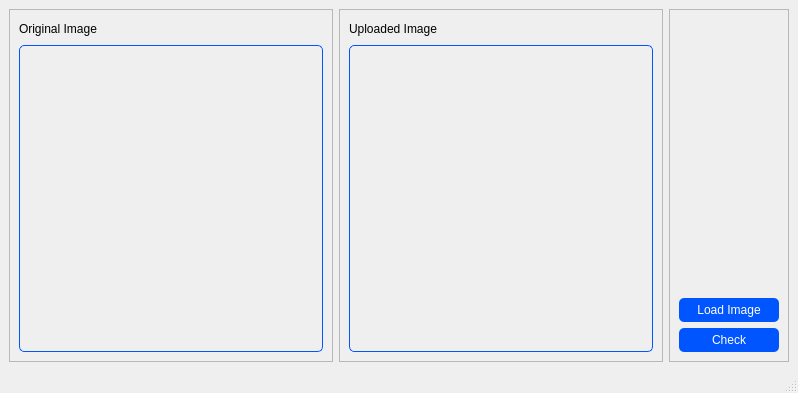
<?xml version="1.0" encoding="UTF-8"?>
<ui version="4.0">
 <class>MainWindow</class>
 <widget class="QMainWindow" name="MainWindow">
  <property name="geometry">
   <rect>
    <x>0</x>
    <y>0</y>
    <width>798</width>
    <height>393</height>
   </rect>
  </property>
  <property name="windowTitle">
   <string>MainWindow</string>
  </property>
  <widget class="QWidget" name="centralwidget">
   <layout class="QHBoxLayout" name="horizontalLayout">
    <item>
     <widget class="QFrame" name="f_original_img">
      <property name="frameShape">
       <enum>QFrame::StyledPanel</enum>
      </property>
      <property name="frameShadow">
       <enum>QFrame::Raised</enum>
      </property>
      <layout class="QVBoxLayout" name="verticalLayout">
       <item>
        <widget class="QLabel" name="l_original_img">
         <property name="maximumSize">
          <size>
           <width>16777215</width>
           <height>20</height>
          </size>
         </property>
         <property name="text">
          <string>Original Image</string>
         </property>
        </widget>
       </item>
       <item>
        <widget class="QLabel" name="original_img">
         <property name="styleSheet">
          <string notr="true">QLabel {
    border: 1px solid rgb(0, 85, 255); 
    border-radius: 5px;      
}</string>
         </property>
         <property name="text">
          <string/>
         </property>
        </widget>
       </item>
      </layout>
     </widget>
    </item>
    <item>
     <widget class="QFrame" name="f_uploaded_img">
      <property name="frameShape">
       <enum>QFrame::StyledPanel</enum>
      </property>
      <property name="frameShadow">
       <enum>QFrame::Raised</enum>
      </property>
      <layout class="QVBoxLayout" name="verticalLayout_2">
       <item>
        <widget class="QLabel" name="l_uploaded_img">
         <property name="maximumSize">
          <size>
           <width>16777215</width>
           <height>20</height>
          </size>
         </property>
         <property name="text">
          <string>Uploaded Image</string>
         </property>
        </widget>
       </item>
       <item>
        <widget class="QLabel" name="uploaded_img">
         <property name="styleSheet">
          <string notr="true">QLabel {
    border: 1px solid rgb(0, 85, 255); 
    border-radius: 5px;      
}</string>
         </property>
         <property name="text">
          <string/>
         </property>
        </widget>
       </item>
      </layout>
     </widget>
    </item>
    <item>
     <widget class="QFrame" name="frame_3">
      <property name="maximumSize">
       <size>
        <width>120</width>
        <height>16777215</height>
       </size>
      </property>
      <property name="frameShape">
       <enum>QFrame::StyledPanel</enum>
      </property>
      <property name="frameShadow">
       <enum>QFrame::Raised</enum>
      </property>
      <layout class="QVBoxLayout" name="verticalLayout_3">
       <item alignment="Qt::AlignHCenter|Qt::AlignVCenter">
        <widget class="QLabel" name="l_message">
         <property name="minimumSize">
          <size>
           <width>100</width>
           <height>0</height>
          </size>
         </property>
         <property name="maximumSize">
          <size>
           <width>100</width>
           <height>16777215</height>
          </size>
         </property>
         <property name="font">
          <font>
           <family>JetBrains Mono</family>
           <pointsize>48</pointsize>
           <italic>false</italic>
          </font>
         </property>
         <property name="text">
          <string/>
         </property>
        </widget>
       </item>
       <item>
        <widget class="QPushButton" name="pb_load">
         <property name="minimumSize">
          <size>
           <width>100</width>
           <height>0</height>
          </size>
         </property>
         <property name="maximumSize">
          <size>
           <width>100</width>
           <height>16777215</height>
          </size>
         </property>
         <property name="styleSheet">
          <string notr="true">QPushButton {
	padding: 5px;
	border-radius: 5px;
	background: rgb(0, 85, 255);
	color: white;
}

QPushButton:hover {
	background: rgb(0, 85, 255, 220);
}

QPushButton:pressed {
	background: rgb(0, 85, 255, 200);
}

</string>
         </property>
         <property name="text">
          <string>Load Image</string>
         </property>
        </widget>
       </item>
       <item>
        <widget class="QPushButton" name="pb_check">
         <property name="minimumSize">
          <size>
           <width>100</width>
           <height>0</height>
          </size>
         </property>
         <property name="maximumSize">
          <size>
           <width>100</width>
           <height>16777215</height>
          </size>
         </property>
         <property name="styleSheet">
          <string notr="true">QPushButton {
	padding: 5px;
	border-radius: 5px;
	background: rgb(0, 85, 255);
	color: white;
}

QPushButton:hover {
	background: rgb(0, 85, 255, 220);
}

QPushButton:pressed {
	background: rgb(0, 85, 255, 200);
}

</string>
         </property>
         <property name="text">
          <string>Check</string>
         </property>
        </widget>
       </item>
      </layout>
     </widget>
    </item>
   </layout>
  </widget>
  <widget class="QMenuBar" name="menubar">
   <property name="geometry">
    <rect>
     <x>0</x>
     <y>0</y>
     <width>798</width>
     <height>26</height>
    </rect>
   </property>
  </widget>
  <widget class="QStatusBar" name="statusbar"/>
 </widget>
 <resources/>
 <connections/>
</ui>
